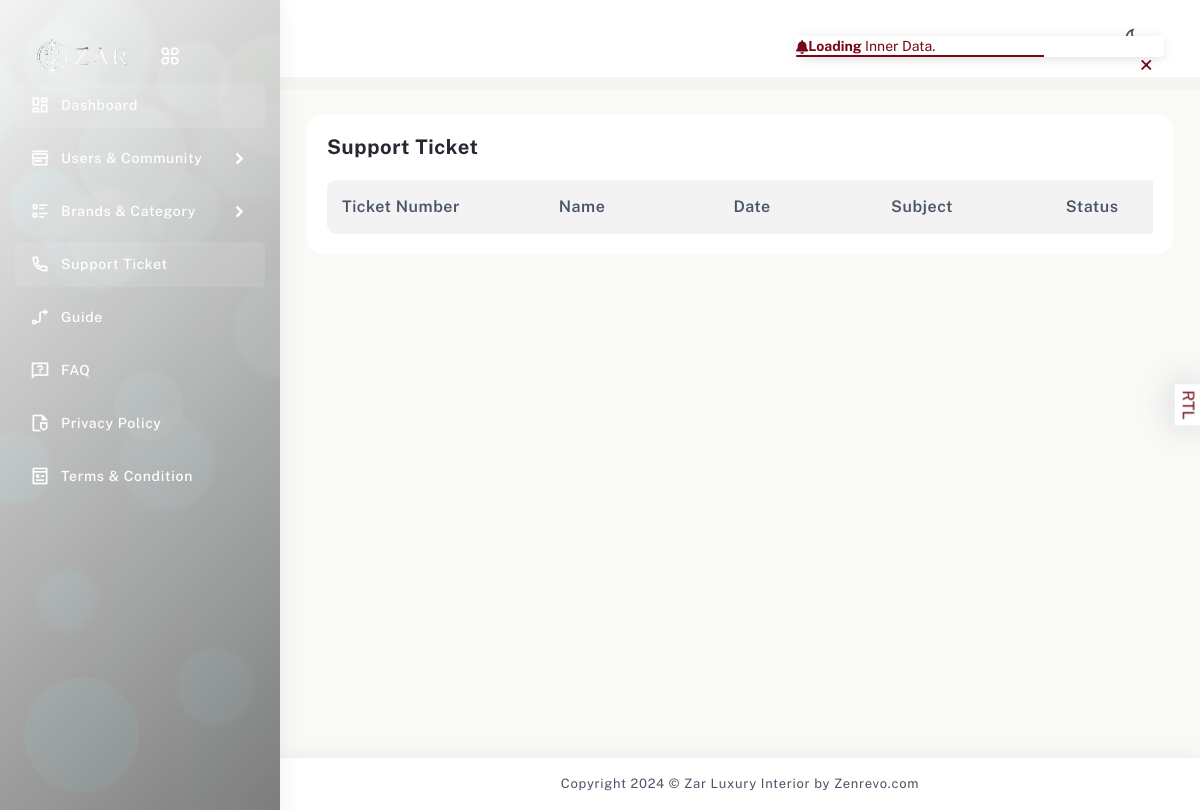
Page /dashboard/support-tickets on the earlier database version.
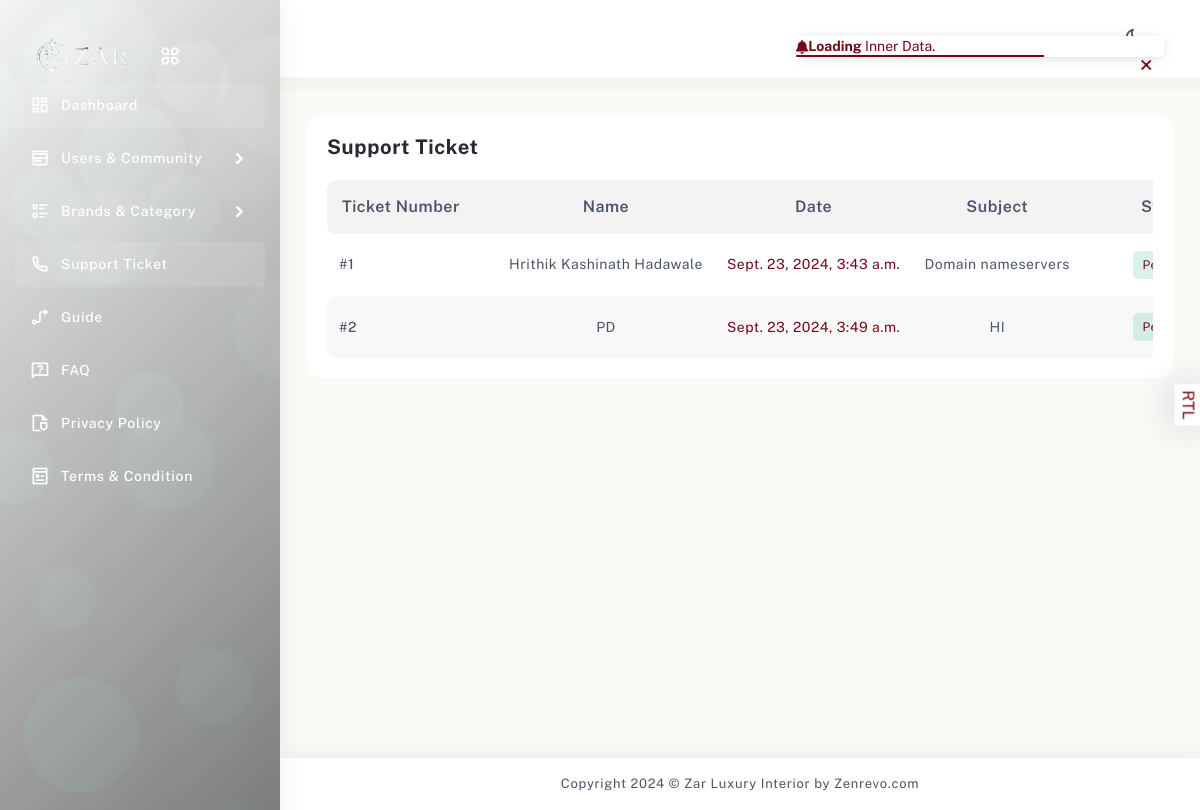
Same page on the later database version.
### main_app/models.py (models this page shows)
class SupportTickets(models.Model):
    name = models.CharField(max_length=100,blank=True, null=True)
    email = models.EmailField(blank=True, null=True)
    phone = models.CharField(max_length=20,blank=True, null=True)
    subject = models.CharField(max_length=200)
    message = models.TextField()
    status = models.CharField(max_length=20, choices=[('open', 'Open'), ('closed', 'Closed')], default='open')
    created_at = models.DateTimeField(auto_now_add=True)
    updated_at = models.DateTimeField(auto_now=True)

### home/views.py (the view, shortened to what this page needs)
# urls.py: path('support-tickets',views.support_ticket,name='support_ticket'),
def support_ticket(request):
    tickets = SupportTickets.objects.all()
    return render(request,'dashboard/support-ticket.html',{'title':'Support Ticket','tickets':tickets})

### templates/dashboard/support-ticket.html (shortened to what this page needs)
{% extends "dashboard/template.html" %}
{% block content %}
            <div class="page-body">
                <div class="container-fluid">
                    <div class="row">
                        <div class="col-sm-12">
                            <div class="card card-table">
                                <div class="card-body">
                                    <div class="title-header option-title">
                                        <h5>Support Ticket</h5>
                                    </div>
                                    <div>
                                        <div class="table-responsive">
                                            <table class="table ticket-table all-package theme-table" id="table_id">
                                                <thead>
                                                    <tr>
                                                        <th>
                                                            <div class="check-box-contain">
                                                                <span>Ticket Number</span>
                                                            </div>
                                                        </th>
                                                        <th>
                                                            <span>Name</span>
                                                        </th>
                                                        <th>
                                                            <span>Date</span>
                                                        </th>
                                                        <th>
                                                            <span>Subject</span>
                                                        </th>
                                                        <th>
                                                            <span>Status</span>
                                                        </th>
                                                    </tr>
                                                </thead>
                                                <tbody>
                                                    {% for i in tickets %}
                                                    <tr>
                                                        <td>
                                                            <div class="check-box-contain">
                                                                <span>#{{i.id}}</span>
                                                            </div>
                                                        </td>
                                                        <td>{{i.name}}</td>
                                                        <td>{{i.created_at}}</td>
                                                        <td>{{i.subject}}</td>
                                                        {% if i.resolved %}
                                                        <td class="status-success">
                                                            <span>Success</span>
                                                        </td>
                                                        {% else %}
                                                        <td class="status-danger">
                                                            <span>Pending</span>
                                                        </td>
                                                        {% endif %}
                                                    </tr>
                                                    {% endfor %}
                                                </tbody>
                                            </table>
                                        </div>
                                    </div>
                                </div>
                            </div>
                        </div>
                    </div>
                </div>
            </div>
            {% endblock content %}

### templates/dashboard/template.html (shortened to what this page needs)
<!DOCTYPE html>
<html lang="en" dir="ltr">
<head>
    <link rel="stylesheet" href="../../static/backend_assets/assets/css/linearicon.css">
    <link rel="stylesheet" type="text/css" href="../../static/backend_assets/assets/css/vendors/font-awesome.css">
    <link rel="stylesheet" type="text/css" href="../../static/backend_assets/assets/css/vendors/themify.css">
    <link rel="stylesheet" type="text/css" href="../../static/backend_assets/assets/css/ratio.css">
    <link rel="stylesheet" type="text/css" href="../../static/backend_assets/assets/css/remixicon.css">
    <link rel="stylesheet" type="text/css" href="../../static/backend_assets/assets/css/vendors/feather-icon.css">
    <link rel="stylesheet" type="text/css" href="../../static/backend_assets/assets/css/vendors/scrollbar.css">
    <link rel="stylesheet" type="text/css" href="../../static/backend_assets/assets/css/vendors/animate.css">
    <link rel="stylesheet" type="text/css" href="../../static/backend_assets/assets/css/vendors/bootstrap.css">
    <link rel="stylesheet" type="text/css" href="../../static/backend_assets/assets/css/vector-map.css">
    <link rel="stylesheet" href="../../static/backend_assets/assets/css/vendors/slick.css">
    <link rel="stylesheet" type="text/css" href="../../static/backend_assets/assets/css/style.css">
</head>
<body>
    <div class="page-wrapper compact-wrapper" id="pageWrapper">
        <div class="page-header">
            <div class="header-wrapper m-0">
                <div class="nav-right col-6 pull-right right-header p-0">
                    <ul class="nav-menus">
                        <li>
                            <div class="mode">
                            </div>
                        </li>
                    </ul>
                </div>
            </div>
        </div>
        <div class="page-body-wrapper">
            <div class="sidebar-wrapper">
                <div id="sidebarEffect"></div>
                <div>
                    <div class="logo-wrapper logo-wrapper-center">
                        <a data-bs-original-title="Zar Luxury" title="Zar Luxury">
                            <img class="img-fluid for-white" src="../../static/images/logo.png" alt="logo">
                        </a>
                        <div class="toggle-sidebar">
                            <i class="ri-apps-line status_toggle middle sidebar-toggle"></i>
                        </div>
                    </div>
                    <nav class="sidebar-main">
                        <div id="sidebar-menu">
                            <ul class="sidebar-links" id="simple-bar">
                                <li class="sidebar-list">
                                    <a class="sidebar-link sidebar-title link-nav" href="{% url 'dashboard' %}">
                                        <i class="ri-dashboard-line"></i>
                                        <span>Dashboard</span>
                                    </a>
                                </li>
                                <li class="sidebar-list">
                                    <a class="linear-icon-link sidebar-link sidebar-title" href="javascript:void(0)">
                                        <i class="ri-store-3-line"></i>
                                        <span>Users & Community</span>
                                    </a>
                                </li>
                                <li class="sidebar-list">
                                    <a class="linear-icon-link sidebar-link sidebar-title" href="javascript:void(0)">
                                        <i class="ri-list-check-2"></i>
                                        <span>Brands & Category</span>
                                    </a>
                                </li>
                                <li class="sidebar-list">
                                    <a class="sidebar-link sidebar-title link-nav" href="{% url 'support_ticket' %}">
                                        <i class="ri-phone-line"></i>
                                        <span>Support Ticket</span>
                                    </a>
                                </li>
                                <li class="sidebar-list">
                                    <a class="sidebar-link sidebar-title link-nav" href="{% url 'edit_pages' %}?page=Guide">
                                        <i class="ri-guide-line"></i>
                                        <span>Guide</span>
                                    </a>
                                </li>
                                <li class="sidebar-list">
                                    <a class="sidebar-link sidebar-title link-nav" href="{% url 'edit_pages' %}?page=FAQ">
                                        <i class="ri-questionnaire-line"></i>
                                        <span>FAQ</span>
                                    </a>
                                </li>
                                <li class="sidebar-list">
                                    <a class="sidebar-link sidebar-title link-nav" href="{% url 'edit_pages' %}?page=Privacy-Policy">
                                        <i class="ri-file-shield-2-line"></i>
                                        <span>Privacy Policy</span>
                                    </a>
                                </li>
                                <li class="sidebar-list">
                                    <a class="sidebar-link sidebar-title link-nav" href="{% url 'edit_pages' %}?page=Terms-and-Condition">
                                        <i class="ri-pages-line"></i>
                                        <span>Terms & Condition</span>
                                    </a>
                                </li>
                            </ul>
                        </div>
                    </nav>
                </div>
            </div>
{% block content %}
{% endblock content %}
<div class="container-fluid">
    <footer class="footer">
        <div class="row">
            <div class="col-md-12 footer-copyright text-center">
                <p class="mb-0">Copyright 2024 © Zar Luxury Interior by Zenrevo.com</p>
            </div>
        </div>
    </footer>
</div>
 </div>
</div>
</body>
</html>

### templates/dashboard/template.html (style rules this page uses)
.logo-wrapper { width: 75% !important; }

Differences in the rows shown:
added SupportTickets: id "1", name "Hrithik Kashinath Hadawale", created_at "Sept. 23, 2024, 3:43 a.m.", subject "Domain nameservers"
added SupportTickets: id "2", name "PD", created_at "Sept. 23, 2024, 3:49 a.m.", subject "HI"
